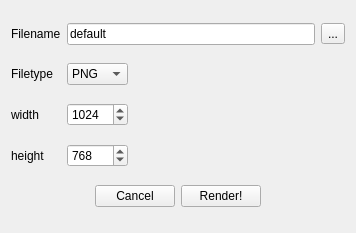
<?xml version="1.0" encoding="UTF-8"?>
<ui version="4.0">
 <class>RenderForm</class>
 <widget class="QWidget" name="RenderForm">
  <property name="geometry">
   <rect>
    <x>0</x>
    <y>0</y>
    <width>356</width>
    <height>233</height>
   </rect>
  </property>
  <property name="windowTitle">
   <string>Render to image file</string>
  </property>
  <layout class="QGridLayout" name="gridLayout">
   <item row="2" column="0">
    <widget class="QLabel" name="label_2">
     <property name="text">
      <string>width</string>
     </property>
    </widget>
   </item>
   <item row="1" column="0">
    <widget class="QLabel" name="label">
     <property name="text">
      <string>Filetype</string>
     </property>
    </widget>
   </item>
   <item row="1" column="1">
    <widget class="QComboBox" name="filetypeBox">
     <property name="currentIndex">
      <number>3</number>
     </property>
     <item>
      <property name="text">
       <string>BMP</string>
      </property>
     </item>
     <item>
      <property name="text">
       <string>JPG</string>
      </property>
     </item>
     <item>
      <property name="text">
       <string>PBM</string>
      </property>
     </item>
     <item>
      <property name="text">
       <string>PNG</string>
      </property>
     </item>
     <item>
      <property name="text">
       <string>SVG</string>
      </property>
     </item>
     <item>
      <property name="text">
       <string>XBM</string>
      </property>
     </item>
     <item>
      <property name="text">
       <string>XPM</string>
      </property>
     </item>
    </widget>
   </item>
   <item row="3" column="0">
    <widget class="QLabel" name="label_3">
     <property name="text">
      <string>height</string>
     </property>
    </widget>
   </item>
   <item row="2" column="1">
    <widget class="QSpinBox" name="widthBox">
     <property name="minimum">
      <number>1</number>
     </property>
     <property name="maximum">
      <number>16384</number>
     </property>
     <property name="value">
      <number>1024</number>
     </property>
    </widget>
   </item>
   <item row="3" column="1">
    <widget class="QSpinBox" name="heightBox">
     <property name="minimum">
      <number>1</number>
     </property>
     <property name="maximum">
      <number>16384</number>
     </property>
     <property name="value">
      <number>768</number>
     </property>
    </widget>
   </item>
   <item row="0" column="0">
    <widget class="QLabel" name="label_4">
     <property name="text">
      <string>Filename</string>
     </property>
    </widget>
   </item>
   <item row="1" column="2">
    <spacer name="horizontalSpacer_3">
     <property name="orientation">
      <enum>Qt::Horizontal</enum>
     </property>
     <property name="sizeHint" stdset="0">
      <size>
       <width>40</width>
       <height>20</height>
      </size>
     </property>
    </spacer>
   </item>
   <item row="0" column="1" colspan="2">
    <layout class="QHBoxLayout" name="horizontalLayout" stretch="1,0">
     <item>
      <widget class="QLineEdit" name="filenameEdit">
       <property name="enabled">
        <bool>true</bool>
       </property>
       <property name="text">
        <string>default</string>
       </property>
       <property name="readOnly">
        <bool>true</bool>
       </property>
      </widget>
     </item>
     <item>
      <widget class="QToolButton" name="filenameSearch">
       <property name="text">
        <string>...</string>
       </property>
      </widget>
     </item>
    </layout>
   </item>
   <item row="4" column="0" colspan="3">
    <layout class="QHBoxLayout" name="horizontalLayout_2">
     <item>
      <spacer name="horizontalSpacer">
       <property name="orientation">
        <enum>Qt::Horizontal</enum>
       </property>
       <property name="sizeHint" stdset="0">
        <size>
         <width>40</width>
         <height>20</height>
        </size>
       </property>
      </spacer>
     </item>
     <item>
      <widget class="QPushButton" name="cancelButton">
       <property name="text">
        <string>Cancel</string>
       </property>
      </widget>
     </item>
     <item>
      <widget class="QPushButton" name="renderButton">
       <property name="text">
        <string>Render!</string>
       </property>
      </widget>
     </item>
     <item>
      <spacer name="horizontalSpacer_2">
       <property name="orientation">
        <enum>Qt::Horizontal</enum>
       </property>
       <property name="sizeHint" stdset="0">
        <size>
         <width>40</width>
         <height>20</height>
        </size>
       </property>
      </spacer>
     </item>
    </layout>
   </item>
  </layout>
 </widget>
 <resources/>
 <connections/>
</ui>
